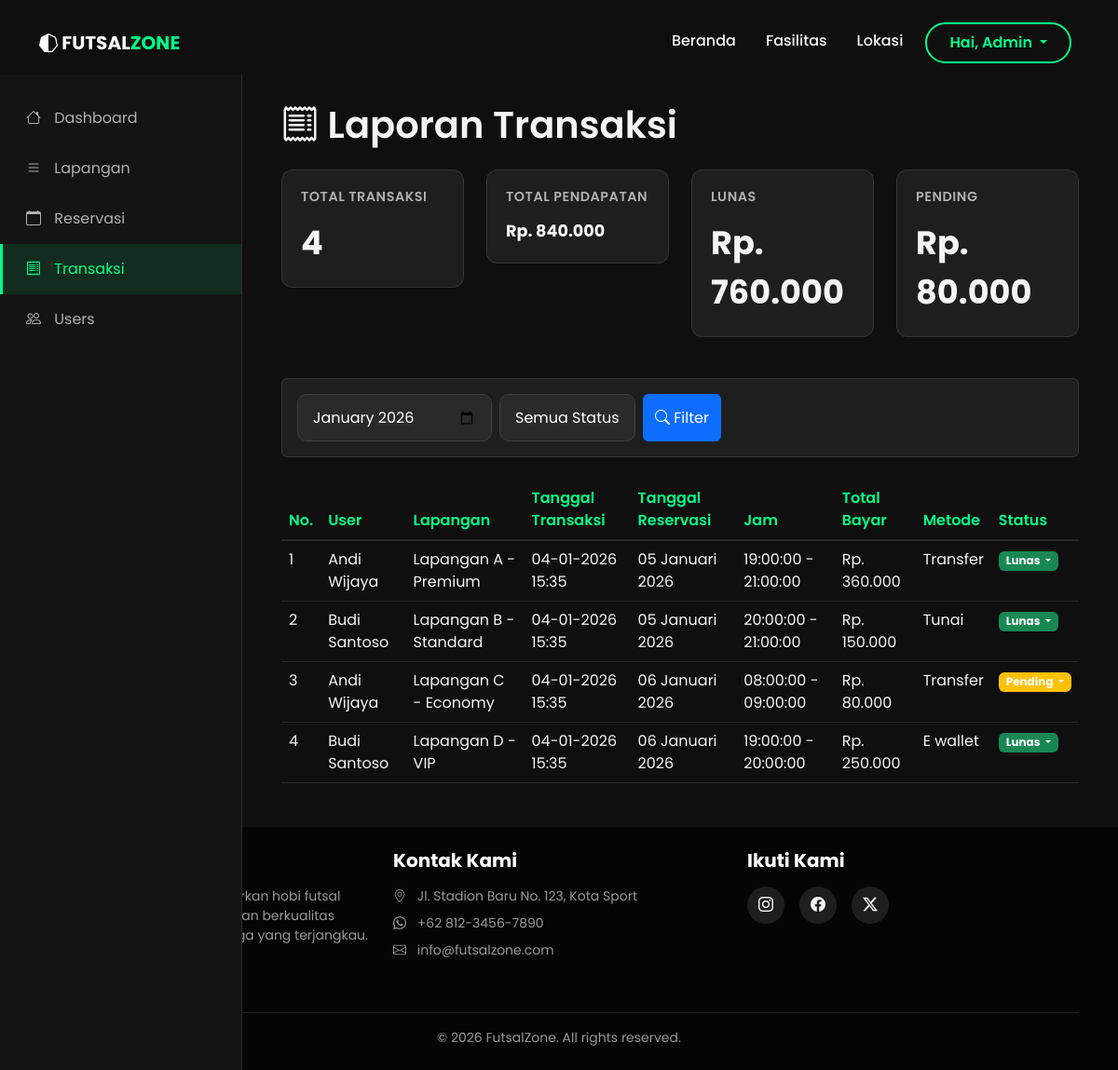
The app's page /?page=admin_transaksi (signed in) with its own data.
### tables this page shows
CREATE TABLE transaksi (
    id_transaksi INT PRIMARY KEY AUTO_INCREMENT,
    id_reservasi INT NOT NULL,
    id_user INT NOT NULL,
    id_lapangan INT NOT NULL,
    nama_lapangan VARCHAR(100),
    tanggal_transaksi DATETIME DEFAULT CURRENT_TIMESTAMP,
    tanggal_reservasi DATE NOT NULL,
    jam_mulai TIME NOT NULL,
    jam_selesai TIME NOT NULL,
    total_bayar DECIMAL(10, 2) NOT NULL,
    metode_pembayaran ENUM('tunai', 'transfer', 'kartu_kredit', 'e_wallet') DEFAULT 'tunai',
    status_pembayaran ENUM('pending', 'lunas', 'terlambat') DEFAULT 'pending',
    keterangan TEXT,
    created_at TIMESTAMP DEFAULT CURRENT_TIMESTAMP,
    updated_at TIMESTAMP DEFAULT CURRENT_TIMESTAMP ON UPDATE CURRENT_TIMESTAMP,
    FOREIGN KEY (id_reservasi) REFERENCES reservasi(id_reservasi) ON DELETE CASCADE,
    FOREIGN KEY (id_user) REFERENCES users(id_user) ON DELETE CASCADE,
    FOREIGN KEY (id_lapangan) REFERENCES lapangan(id_lapangan) ON DELETE CASCADE,
    INDEX idx_tanggal (tanggal_transaksi),
    INDEX idx_user (id_user),
    INDEX idx_status (status_pembayaran)
);

CREATE TABLE users (
    id_user INT PRIMARY KEY AUTO_INCREMENT,
    username VARCHAR(50) NOT NULL UNIQUE,
    email VARCHAR(100) NOT NULL UNIQUE,
    password VARCHAR(255) NOT NULL,
    nama_lengkap VARCHAR(100) NOT NULL,
    no_telepon VARCHAR(15),
    alamat TEXT,
    foto_profil VARCHAR(255),
    role ENUM('admin', 'user') DEFAULT 'user',
    status ENUM('aktif', 'nonaktif') DEFAULT 'aktif',
    created_at TIMESTAMP DEFAULT CURRENT_TIMESTAMP,
    updated_at TIMESTAMP DEFAULT CURRENT_TIMESTAMP ON UPDATE CURRENT_TIMESTAMP
);

CREATE TABLE lapangan (
    id_lapangan INT PRIMARY KEY AUTO_INCREMENT,
    nama_lapangan VARCHAR(100) NOT NULL,
    deskripsi TEXT,
    foto_lapangan VARCHAR(255),
    harga_per_jam DECIMAL(10, 2) NOT NULL,
    kapasitas INT DEFAULT 10,
    status ENUM('tersedia', 'maintenance', 'nonaktif') DEFAULT 'tersedia',
    created_at TIMESTAMP DEFAULT CURRENT_TIMESTAMP,
    updated_at TIMESTAMP DEFAULT CURRENT_TIMESTAMP ON UPDATE CURRENT_TIMESTAMP
);

### config.php (called while the page is built, shortened)
<?php
function format_rupiah($nominal) {
    return "Rp. " . number_format($nominal, 0, ',', '.');
}
function format_date($date) {
    $bulan = array('Januari', 'Februari', 'Maret', 'April', 'Mei', 'Juni', 'Juli', 'Agustus', 'September', 'Oktober', 'November', 'Desember');
    $tahun = substr($date, 0, 4);
    $bulan_ke = (int)substr($date, 5, 2);
    $hari = substr($date, 8, 2);
    return $hari . ' ' . $bulan[$bulan_ke - 1] . ' ' . $tahun;
}
?>

### pages/admin_transaksi.php (the view, shortened to what this page needs)
<?php
$filter_month = isset($_GET['month']) ? $_GET['month'] : date('Y-m');
$query = "SELECT t.*, u.nama_lengkap, l.nama_lapangan FROM transaksi t
          JOIN users u ON t.id_user = u.id_user
          JOIN lapangan l ON t.id_lapangan = l.id_lapangan
          WHERE DATE_FORMAT(t.tanggal_transaksi, '%Y-%m') = ?";
$params = [$filter_month];
$types = 's';
$query .= " ORDER BY t.tanggal_transaksi DESC";
$stmt = $conn->prepare($query);
$stmt->bind_param($types, ...$params);
$stmt->execute();
$result = $stmt->get_result();
$summary_query = "SELECT
                    COUNT(*) as total_transaksi,
                    SUM(total_bayar) as total_pendapatan,
                    SUM(CASE WHEN status_pembayaran = 'lunas' THEN total_bayar ELSE 0 END) as pendapatan_lunas,
                    SUM(CASE WHEN status_pembayaran = 'pending' THEN total_bayar ELSE 0 END) as pendapatan_pending,
                    SUM(CASE WHEN status_pembayaran = 'terlambat' THEN total_bayar ELSE 0 END) as pendapatan_terlambat
                  FROM transaksi
                  WHERE DATE_FORMAT(tanggal_transaksi, '%Y-%m') = ?";
$summary_stmt = $conn->prepare($summary_query);
$summary_stmt->bind_param('s', $filter_month);
$summary_stmt->execute();
$summary = $summary_stmt->get_result()->fetch_assoc();
?>
<div class="sidebar">
    <a href="?page=admin_dashboard"><i class="bi bi-house"></i> Dashboard</a>
    <a href="?page=admin_lapangan"><i class="bi bi-list"></i> Lapangan</a>
    <a href="?page=admin_reservasi"><i class="bi bi-calendar"></i> Reservasi</a>
    <a href="?page=admin_transaksi" class="active"><i class="bi bi-receipt"></i> Transaksi</a>
    <a href="?page=admin_users"><i class="bi bi-people"></i> Users</a>
</div>
<div class="main-content">
    <div class="container-fluid">
        <h1 class="mb-4"><i class="bi bi-receipt"></i> Laporan Transaksi</h1>
        <div class="row mb-4">
            <div class="col-md-3">
                <div class="stat-card">
                    <h5>Total Transaksi</h5>
                    <div class="number"><?php echo $summary['total_transaksi'] ?? 0; ?></div>
                </div>
            </div>
            <div class="col-md-3">
                <div class="stat-card">
                    <h5>Total Pendapatan</h5>
                    <div class="number" style="font-size: 1.1rem;"><?php echo format_rupiah($summary['total_pendapatan'] ?? 0); ?></div>
                </div>
            </div>
            <div class="col-md-3">
                <div class="stat-card">
                    <h5>Lunas</h5>
                    <div class="number"><?php echo format_rupiah($summary['pendapatan_lunas'] ?? 0); ?></div>
                </div>
            </div>
            <div class="col-md-3">
                <div class="stat-card">
                    <h5>Pending</h5>
                    <div class="number"><?php echo format_rupiah($summary['pendapatan_pending'] ?? 0); ?></div>
                </div>
            </div>
        </div>
        <div class="card mb-4">
            <div class="card-body">
                <form method="GET" class="d-flex gap-2 flex-wrap">
                    <input type="month" class="form-control" name="month" value="<?php echo $filter_month; ?>" style="width: auto;">
                    <select class="form-control" name="status" style="width: auto;">
                        <option value="">Semua Status</option>
                    </select>
                    <button type="submit" class="btn btn-primary"><i class="bi bi-search"></i> Filter</button>
                </form>
            </div>
        </div>
        <div class="table-responsive">
            <table class="table">
                <thead>
                    <tr>
                        <th>No.</th>
                        <th>User</th>
                        <th>Lapangan</th>
                        <th>Tanggal Transaksi</th>
                        <th>Tanggal Reservasi</th>
                        <th>Jam</th>
                        <th>Total Bayar</th>
                        <th>Metode</th>
                        <th>Status</th>
                    </tr>
                </thead>
                <tbody>
                    <?php
                    if ($result->num_rows > 0) {
                        $no = 1;
                        while ($row = $result->fetch_assoc()) {
                            ?>
                            <tr>
                                <td><?php echo $no++; ?></td>
                                <td><?php echo htmlspecialchars($row['nama_lengkap']); ?></td>
                                <td><?php echo htmlspecialchars($row['nama_lapangan']); ?></td>
                                <td><?php echo date('d-m-Y H:i', strtotime($row['tanggal_transaksi'])); ?></td>
                                <td><?php echo format_date($row['tanggal_reservasi']); ?></td>
                                <td><?php echo $row['jam_mulai'] . " - " . $row['jam_selesai']; ?></td>
                                <td><?php echo format_rupiah($row['total_bayar']); ?></td>
                                <td><?php echo ucfirst(str_replace('_', ' ', $row['metode_pembayaran'])); ?></td>
                                <td>
                                <div class="dropdown">
                                    <button class="btn btn-sm badge bg-<?php echo $row['status_pembayaran'] == 'lunas' ? 'success' : ($row['status_pembayaran'] == 'pending' ? 'warning' : 'danger'); ?> dropdown-toggle" type="button" data-bs-toggle="dropdown" style="border: none; cursor: pointer;">
                                        <?php echo ucfirst($row['status_pembayaran']); ?>
                                    </button>
                                </div>
                            </td>
                            </tr>
                            <?php
                        }
                    } else {
                        ?>
                        <tr>
                            <td colspan="9" class="text-center">Tidak ada transaksi</td>
                        </tr>
                        <?php
                    }
                    ?>
                </tbody>
            </table>
        </div>
    </div>
</div>

### style.css (style rules this page uses)
:root { --primary-color: #00ff88; --secondary-color: #1a1a1a; --dark-bg: #0f0f0f; --card-bg: #1e1e1e; --text-light: #f5f5f5; --text-muted: #b0b0b0; --sidebar-width: 260px; }
body { font-family: 'Poppins', sans-serif; background-color: var(--dark-bg); color: var(--text-light); overflow-x: hidden; margin-top: 80px; }
h1, h2, h3, h4, h5, h6 { font-weight: 600; color: var(--text-light); }
.card { background-color: var(--card-bg); color: var(--text-light); border: 1px solid rgba(255, 255, 255, 0.1); margin-bottom: 1.5rem; }
.sidebar { position: fixed; top: 80px; bottom: 0; left: 0; z-index: 100; padding: 20px 0 0; width: var(--sidebar-width); background-color: #141414; border-right: 1px solid rgba(255, 255, 255, 0.1); overflow-y: auto; transition: all 0.3s ease; }
.sidebar a { padding: 15px 25px; text-decoration: none; font-size: 1rem; color: var(--text-muted); display: block; transition: 0.3s; border-left: 3px solid transparent; }
.sidebar a.active { color: var(--primary-color); background-color: rgba(0, 255, 136, 0.1); border-left-color: var(--primary-color); }
.sidebar i { margin-right: 10px; width: 20px; text-align: center; }
.main-content { margin-left: var(--sidebar-width); padding: 30px; transition: all 0.3s ease; }
.stat-card { background-color: var(--card-bg); border: 1px solid rgba(255, 255, 255, 0.1); border-radius: 12px; padding: 20px; margin-bottom: 20px; position: relative; overflow: hidden; }
.stat-card h5 { font-size: 0.9rem; color: var(--text-muted); margin-bottom: 15px; text-transform: uppercase; letter-spacing: 0.5px; }
.stat-card .number { font-size: 2.2rem; font-weight: 700; color: var(--text-light); }
.table { color: var(--text-light); border-color: rgba(255, 255, 255, 0.1); }
.table> :not(caption)>*>* { background-color: transparent; border-bottom-color: rgba(255, 255, 255, 0.1); color: var(--text-light); }
.table thead th { border-bottom: 2px solid rgba(255, 255, 255, 0.1); color: var(--primary-color); font-weight: 600; }
.form-control, .form-select { background-color: #2a2a2a; border: 1px solid #404040; color: #ffffff !important; padding: 0.8rem 1rem; border-radius: 10px; }
.form-control::placeholder { color: #adadad !important; opacity: 1; }

### records on screen
transaksi: id_user.nama_lengkap "Andi Wijaya", id_lapangan.nama_lapangan "Lapangan A - Premium", tanggal_transaksi "04-01-2026 15:35", tanggal_reservasi "05 Januari 2026", jam_mulai "19:00:00", jam_selesai "21:00:00", total_bayar "Rp. 360.000", metode_pembayaran "Transfer", status_pembayaran "Lunas"
transaksi: id_user.nama_lengkap "Budi Santoso", id_lapangan.nama_lapangan "Lapangan B - Standard", tanggal_transaksi "04-01-2026 15:35", tanggal_reservasi "05 Januari 2026", jam_mulai "20:00:00", jam_selesai "21:00:00", total_bayar "Rp. 150.000", metode_pembayaran "Tunai", status_pembayaran "Lunas"
transaksi: id_user.nama_lengkap "Andi Wijaya", id_lapangan.nama_lapangan "Lapangan C - Economy", tanggal_transaksi "04-01-2026 15:35", tanggal_reservasi "06 Januari 2026", jam_mulai "08:00:00", jam_selesai "09:00:00", total_bayar "Rp. 80.000", metode_pembayaran "Transfer", status_pembayaran "Pending"
transaksi: id_user.nama_lengkap "Budi Santoso", id_lapangan.nama_lapangan "Lapangan D - VIP", tanggal_transaksi "04-01-2026 15:35", tanggal_reservasi "06 Januari 2026", jam_mulai "19:00:00", jam_selesai "20:00:00", total_bayar "Rp. 250.000", metode_pembayaran "E wallet", status_pembayaran "Lunas"

### other values on screen
explode(' ', $_SESSION['nama_lengkap'])[0] "Admin"
$summary['total_transaksi'] "4"
format_rupiah($summary['total_pendapatan'] ?? 0) "Rp. 840.000"
format_rupiah($summary['pendapatan_lunas'] ?? 0) "Rp. 760.000"
format_rupiah($summary['pendapatan_pending'] ?? 0) "Rp. 80.000"
